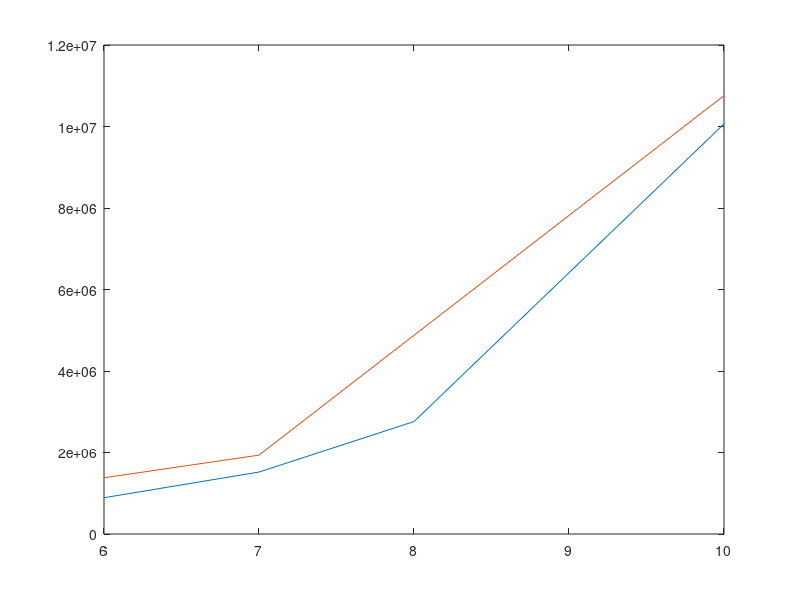
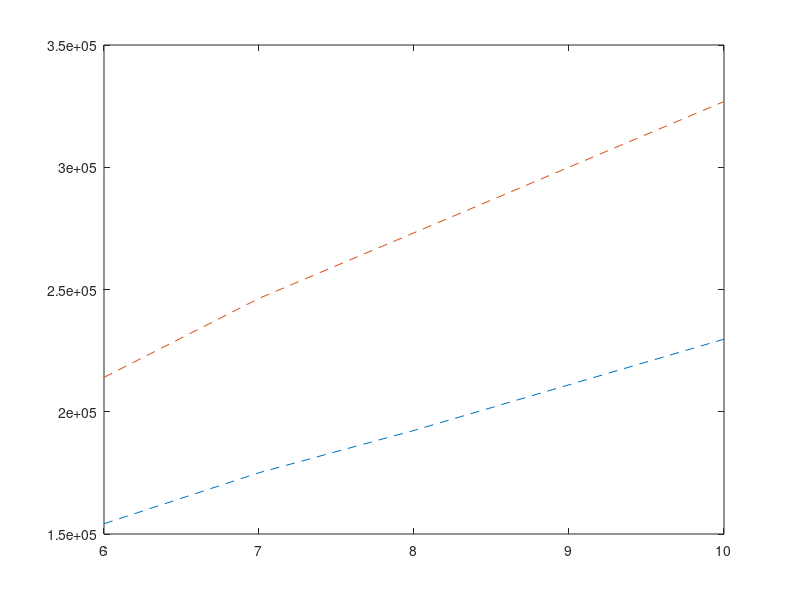

Recreate these plots in MATLAB, in order.
close all
T1d= [890153.535 1520518.648 2759372.745 10062560.307];
T1e= [154197.375 175060.424 192373.232 229685.839];

T2d= [1379395.590 1935541.068  10757563.840];
T2e= [214060.922 246360.553 326864.784];

Xval = [6 7 10];
Xval1 = [6 7 8 10];

plot(Xval1,T1d,Xval,T2d)
figure
plot(Xval1,T1e,'--',Xval,T2e,'--')